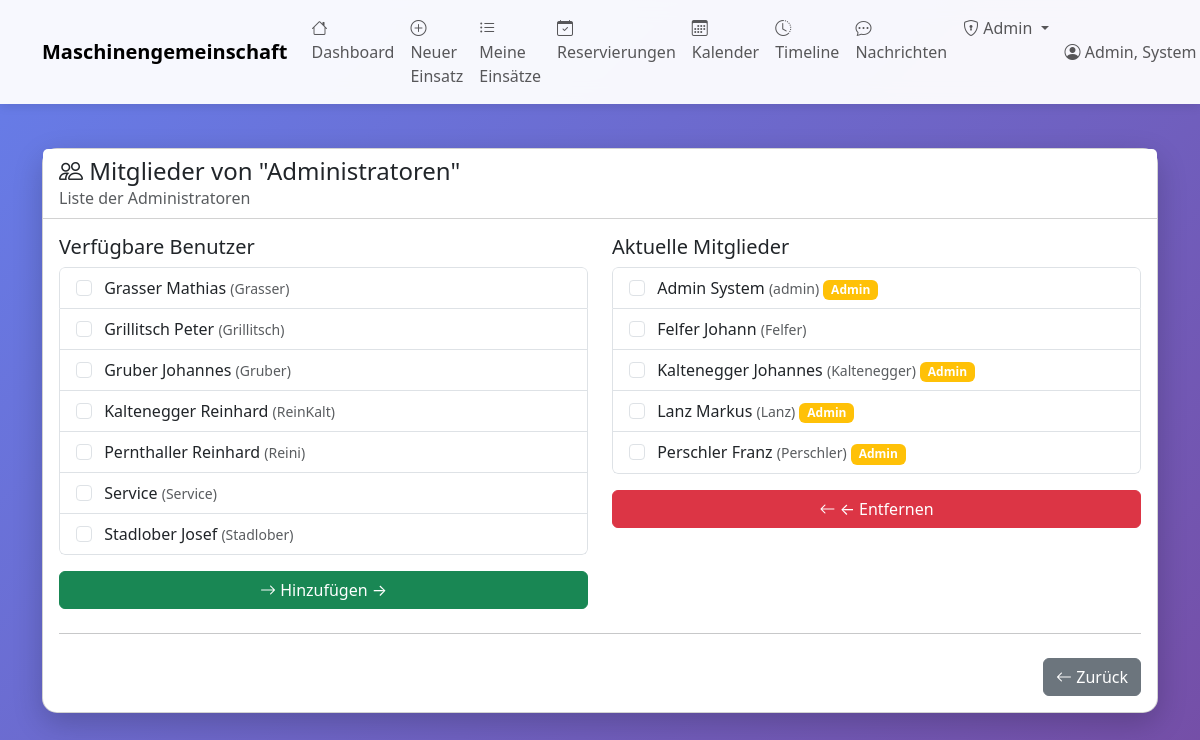
Screenshot of /admin/gemeinschaften/3/mitglieder (signed in) with the database file from the repository.
### tables this page shows
CREATE TABLE gemeinschaften (
                id INTEGER PRIMARY KEY AUTOINCREMENT,
                name TEXT NOT NULL UNIQUE,
                beschreibung TEXT,
                erstellt_am TIMESTAMP DEFAULT CURRENT_TIMESTAMP,
                aktiv BOOLEAN DEFAULT 1
            );

CREATE TABLE benutzer (
    id INTEGER PRIMARY KEY AUTOINCREMENT,
    name TEXT NOT NULL,
    vorname TEXT,
    username TEXT UNIQUE,
    password_hash TEXT,
    adresse TEXT,
    telefon TEXT,
    email TEXT,
    mitglied_seit DATE,
    aktiv BOOLEAN DEFAULT 1,
    bemerkungen TEXT
, is_admin BOOLEAN DEFAULT 0, treibstoffkosten_preis REAL DEFAULT 1.50, backup_schwellwert INTEGER DEFAULT 50, letzter_treibstoffpreis REAL, admin_level INTEGER DEFAULT 0);

### web_app.py (the view, shortened to what this page needs)
@app.route('/admin/gemeinschaften/<int:gemeinschaft_id>/mitglieder', methods=['GET', 'POST'])
@admin_required
def admin_gemeinschaften_mitglieder(gemeinschaft_id):
    with MaschinenDBContext(DB_PATH) as db:
        cursor = db.cursor
        cursor.execute("SELECT * FROM gemeinschaften WHERE id = ?", (gemeinschaft_id,))
        columns = [desc[0] for desc in cursor.description]
        gemeinschaft = dict(zip(columns, cursor.fetchone()))
        cursor.execute("""
            SELECT b.* FROM benutzer b
            JOIN mitglied_gemeinschaft mg ON b.id = mg.mitglied_id
            WHERE mg.gemeinschaft_id = ? AND b.aktiv = 1
            ORDER BY b.name
        """, (gemeinschaft_id,))
        columns = [desc[0] for desc in cursor.description]
        aktuelle_mitglieder = [dict(zip(columns, row)) for row in cursor.fetchall()]
        cursor.execute("""
            SELECT b.* FROM benutzer b
            WHERE b.aktiv = 1 AND b.id NOT IN (
                SELECT mitglied_id FROM mitglied_gemeinschaft
                WHERE gemeinschaft_id = ?
            )
            ORDER BY b.name
        """, (gemeinschaft_id,))
        columns = [desc[0] for desc in cursor.description]
        verfuegbare_benutzer = [dict(zip(columns, row)) for row in cursor.fetchall()]
    return render_template('admin_gemeinschaften_mitglieder.html',
                         gemeinschaft=gemeinschaft,
                         aktuelle_mitglieder=aktuelle_mitglieder,
                         verfuegbare_benutzer=verfuegbare_benutzer)

### database.py (called while the page is built)
    def connect(self):
        self.connection = sqlite3.connect(self.db_path)
        self.connection.row_factory = sqlite3.Row
        self.cursor = self.connection.cursor()

    def close(self):
        if self.connection:
            self.connection.close()

    def __enter__(self):
        self.connect()
        return self

    def __exit__(self, exc_type, exc_val, exc_tb):
        if exc_type is None:
            self.connection.commit()
        else:
            self.connection.rollback()
        self.close()
        return False

### web_app.py (called while the page is built)
def admin_required(f):
    @wraps(f)
    def decorated_function(*args, **kwargs):
        if 'benutzer_id' not in session:
            flash('Bitte melden Sie sich an.', 'warning')
            return redirect(url_for('login'))
        if not session.get('is_admin'):
            flash('Zugriff verweigert. Administrator-Rechte erforderlich.', 'danger')
            return redirect(url_for('dashboard'))
        return f(*args, **kwargs)
    return decorated_function

### templates/admin_gemeinschaften_mitglieder.html (shortened to what this page needs)
{% extends "base.html" %}
{% block content %}
<div class="row mt-4">
    <div class="col-12">
        <div class="card">
            <div class="card-header bg-white">
                <h4 class="mb-0">
                    <i class="bi bi-people"></i> Mitglieder von "{{ gemeinschaft.name }}"
                </h4>
                <p class="text-muted mb-0">{{ gemeinschaft.beschreibung }}</p>
            </div>
            <div class="card-body">
                <form method="POST">
                    <div class="row">
                        <div class="col-md-6">
                            <h5>Verfügbare Benutzer</h5>
                            <div class="list-group" style="max-height: 500px; overflow-y: auto;">
                                {% for benutzer in verfuegbare_benutzer %}
                                <label class="list-group-item">
                                    <input class="form-check-input me-2" type="checkbox"
                                           name="mitglieder" value="{{ benutzer.id }}">
                                    {{ benutzer.name }} {{ benutzer.vorname or '' }}
                                    <small class="text-muted">({{ benutzer.username }})</small>
                                </label>
                                {% endfor %}
                            </div>
                            {% if verfuegbare_benutzer %}
                            <button type="submit" name="action" value="hinzufuegen"
                                    class="btn btn-success mt-3 w-100">
                                <i class="bi bi-arrow-right"></i> Hinzufügen →
                            </button>
                            {% endif %}
                        </div>
                        <div class="col-md-6">
                            <h5>Aktuelle Mitglieder</h5>
                            <div class="list-group" style="max-height: 500px; overflow-y: auto;">
                                {% for mitglied in aktuelle_mitglieder %}
                                <label class="list-group-item">
                                    <input class="form-check-input me-2" type="checkbox"
                                           name="entfernen" value="{{ mitglied.id }}">
                                    {{ mitglied.name }} {{ mitglied.vorname or '' }}
                                    <small class="text-muted">({{ mitglied.username }})</small>
                                    {% if mitglied.is_admin %}
                                    <span class="badge bg-warning">Admin</span>
                                    {% endif %}
                                </label>
                                {% endfor %}
                            </div>
                            {% if aktuelle_mitglieder %}
                            <button type="submit" name="action" value="entfernen"
                                    class="btn btn-danger mt-3 w-100">
                                <i class="bi bi-arrow-left"></i> ← Entfernen
                            </button>
                            {% endif %}
                        </div>
                    </div>
                    <hr class="my-4">
                    <div class="d-grid gap-2 d-md-flex justify-content-md-end">
                        <a href="{{ url_for('admin_gemeinschaften') }}" class="btn btn-secondary">
                            <i class="bi bi-arrow-left"></i> Zurück
                        </a>
                    </div>
                </form>
            </div>
        </div>
    </div>
</div>
{% endblock %}

### templates/base.html (style rules this page uses)
body { min-height: 100vh; background: linear-gradient(135deg, #667eea 0%, #764ba2 100%); }
.card { border-radius: 15px; box-shadow: 0 10px 30px rgba(0,0,0,0.2); }

### rows the page displays
gemeinschaften: name "Administratoren", beschreibung "Liste der Administratoren"
benutzer: name "Grasser", vorname "Mathias", username "Grasser"
benutzer: name "Grillitsch", vorname "Peter", username "Grillitsch"
benutzer: name "Gruber", vorname "Johannes", username "Gruber"
benutzer: name "Kaltenegger", vorname "Reinhard", username "ReinKalt"
benutzer: name "Pernthaller", vorname "Reinhard", username "Reini"
benutzer: name "Service", username "Service"
benutzer: name "Stadlober", vorname "Josef", username "Stadlober"
benutzer: name "Admin", vorname "System", username "admin", is_admin "Admin"
benutzer: name "Felfer", vorname "Johann", username "Felfer"
benutzer: name "Kaltenegger", vorname "Johannes", username "Kaltenegger", is_admin "Admin"
benutzer: name "Lanz", vorname "Markus", username "Lanz", is_admin "Admin"
benutzer: name "Perschler", vorname "Franz", username "Perschler", is_admin "Admin"

### other values shown
{{ session.get('benutzer_name') }} "Admin, System"
